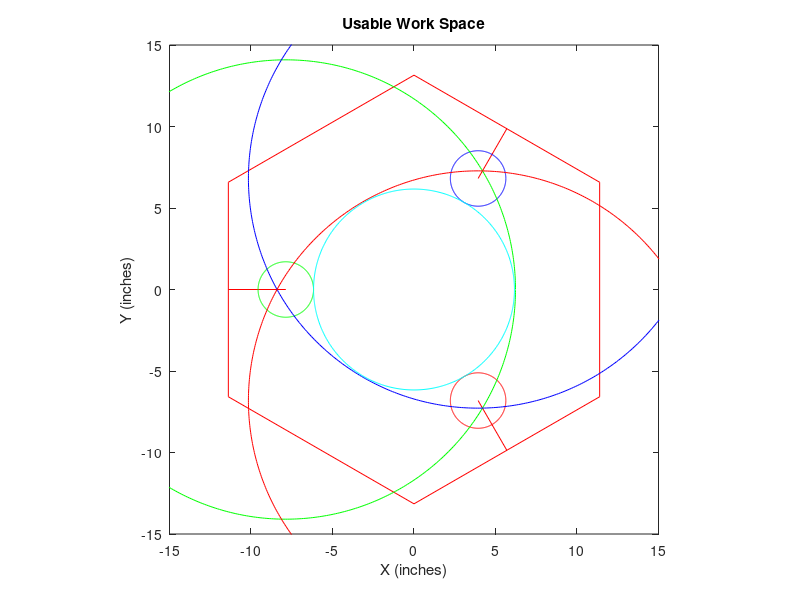

Write the MATLAB code that produced this figure.

clc;clear;
%all units in inches and degrees
figure;
L=18+.6; %length of leg
%L=13.6;
ThLim=22; %joint limit of 
ThR=62.75; %angle of rest (measured clockwise from horizontal)
OP=1.2515; %offset due to the platform
OC=1.69+.5838; %offset due to the carriage+width of t slot
IR=L*sind(90-ThLim-ThR)
OR=L*sind(90+ThLim-ThR)
theta = 0 : 0.01 : 2*pi;
%draw the outline of the frame
x1=[-11.39 -11.39];
y1=[-6.58 6.58];
x2=[-11.39 0];
y2=[6.58 13.15];
x3=[0 11.39];
y3=[13.15 6.58];
x4=[11.39 11.39];
y4=[6.58 -6.58];
x5=[11.39 0];
y5=[-6.58 -13.15];
x6=[0 -11.39];
y6=[-13.15 -6.58];
plot(x1, y1,'r', x2, y2,'r', x3, y3,'r', x4, y4,'r', x5, y5,'r', x6, y6,'r');
axis equal;
hold on;
%offset vectors
x7=[-11.39 -11.39+OC+OP];
y7=[0 0];
x8=[11.39/2 11.39/2-(OP+OC)*sind(30)];
y8=[6.58+(13.15-6.58)/2 (6.58+(13.15-6.58)/2)-(OP+OC)*cosd(30)];
x9=[11.39/2 11.39/2-(OP+OC)*sind(30)];
y9=[-(6.58+(13.15-6.58)/2) -((6.58+(13.15-6.58)/2)-(OP+OC)*cosd(30))];
plot(x7, y7,'r', x8, y8,'r', x9, y9,'r')

%length of triangle
trileg=sqrt((abs(x7(2))+abs(x8(2)))^2+y8(2)^2)
%make the circles
x1Center=x7(2);
y1Center=0;
x2Center=x8(2);
y2Center=y8(2);
x3Center=x9(2);
y3Center=y9(2);
xc1=IR*cos(theta)+x1Center;
yc1=IR*sin(theta)+y1Center;
xc2=IR*cos(theta)+x2Center;
yc2=IR*sin(theta)+y2Center;
xc3=IR*cos(theta)+x3Center;
yc3=IR*sin(theta)+y3Center;
plot(xc1, yc1,'g', xc2, yc2,'b', xc3, yc3, 'r');

xc1=OR*cos(theta)+x1Center;
yc1=OR*sin(theta)+y1Center;
xc2=OR*cos(theta)+x2Center;
yc2=OR*sin(theta)+y2Center;
xc3=OR*cos(theta)+x3Center;
yc3=OR*sin(theta)+y3Center;
plot(xc1, yc1,'g', xc2, yc2,'b', xc3, yc3, 'r');

xlim([-15 15]);
ylim([-15 15]);
WorkRad=x7(2)+IR;
WorkDiam=abs(WorkRad*2)
xc=WorkRad*cos(theta);
yc=WorkRad*sin(theta);
plot(xc, yc, 'c');
xlabel('X (inches)');
ylabel('Y (inches)');
title('Usable Work Space');
